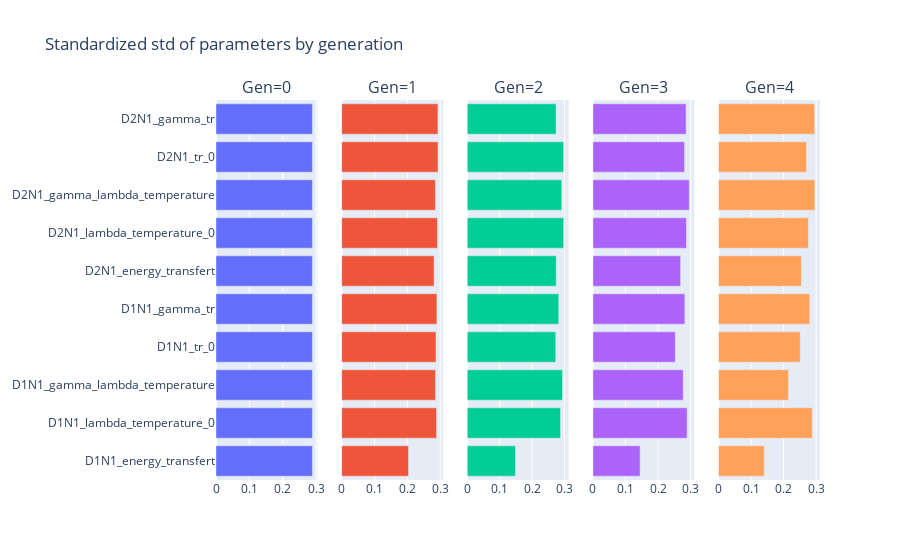

Here is the notebook cell this chart was saved with:
### Code cell
viewer.parameters_standardized_deviation()

### Figure 1 — Plotly figure (JSON) as saved in the notebook; plotly's stock layout.template omitted (floating-point values rounded to 4 significant figures)
{"data": [{"orientation": "h", "type": "bar", "x": [0.2887, 0.2887, 0.2887, 0.2887, 0.2887, 0.2887, 0.2887, 0.2887, 0.2887, 0.2887], "xaxis": "x", "y": ["D1N1_energy_transfert", "D1N1_lambda_temperature_0", "D1N1_gamma_lambda_temperature", "D1N1_tr_0", "D1N1_gamma_tr", "D2N1_energy_transfert", "D2N1_lambda_temperature_0", "D2N1_gamma_lambda_temperature", "D2N1_tr_0", "D2N1_gamma_tr"], "yaxis": "y"}, {"orientation": "h", "type": "bar", "x": [0.2035, 0.2889, 0.2857, 0.2871, 0.2898, 0.2812, 0.2915, 0.2854, 0.2933, 0.293], "xaxis": "x2", "y": ["D1N1_energy_transfert", "D1N1_lambda_temperature_0", "D1N1_gamma_lambda_temperature", "D1N1_tr_0", "D1N1_gamma_tr", "D2N1_energy_transfert", "D2N1_lambda_temperature_0", "D2N1_gamma_lambda_temperature", "D2N1_tr_0", "D2N1_gamma_tr"], "yaxis": "y2"}, {"orientation": "h", "type": "bar", "x": [0.1486, 0.2878, 0.2939, 0.2731, 0.2822, 0.2745, 0.2974, 0.2915, 0.2971, 0.2739], "xaxis": "x3", "y": ["D1N1_energy_transfert", "D1N1_lambda_temperature_0", "D1N1_gamma_lambda_temperature", "D1N1_tr_0", "D1N1_gamma_tr", "D2N1_energy_transfert", "D2N1_lambda_temperature_0", "D2N1_gamma_lambda_temperature", "D2N1_tr_0", "D2N1_gamma_tr"], "yaxis": "y3"}, {"orientation": "h", "type": "bar", "x": [0.1449, 0.2894, 0.2774, 0.2531, 0.2824, 0.2693, 0.2873, 0.296, 0.2815, 0.2862], "xaxis": "x4", "y": ["D1N1_energy_transfert", "D1N1_lambda_temperature_0", "D1N1_gamma_lambda_temperature", "D1N1_tr_0", "D1N1_gamma_tr", "D2N1_energy_transfert", "D2N1_lambda_temperature_0", "D2N1_gamma_lambda_temperature", "D2N1_tr_0", "D2N1_gamma_tr"], "yaxis": "y4"}, {"orientation": "h", "type": "bar", "x": [0.1405, 0.2883, 0.2151, 0.2511, 0.2805, 0.2548, 0.2764, 0.2965, 0.2706, 0.2958], "xaxis": "x5", "y": ["D1N1_energy_transfert", "D1N1_lambda_temperature_0", "D1N1_gamma_lambda_temperature", "D1N1_tr_0", "D1N1_gamma_tr", "D2N1_energy_transfert", "D2N1_lambda_temperature_0", "D2N1_gamma_lambda_temperature", "D2N1_tr_0", "D2N1_gamma_tr"], "yaxis": "y5"}], "layout": {"annotations": [{"font": {"size": 16}, "showarrow": false, "text": "Gen=0", "x": 0.084, "xanchor": "center", "xref": "paper", "y": 1, "yanchor": "bottom", "yref": "paper"}, {"font": {"size": 16}, "showarrow": false, "text": "Gen=1", "x": 0.292, "xanchor": "center", "xref": "paper", "y": 1, "yanchor": "bottom", "yref": "paper"}, {"font": {"size": 16}, "showarrow": false, "text": "Gen=2", "x": 0.5, "xanchor": "center", "xref": "paper", "y": 1, "yanchor": "bottom", "yref": "paper"}, {"font": {"size": 16}, "showarrow": false, "text": "Gen=3", "x": 0.708, "xanchor": "center", "xref": "paper", "y": 1, "yanchor": "bottom", "yref": "paper"}, {"font": {"size": 16}, "showarrow": false, "text": "Gen=4", "x": 0.916, "xanchor": "center", "xref": "paper", "y": 1, "yanchor": "bottom", "yref": "paper"}], "showlegend": false, "title": {"text": "Standardized std of parameters by generation"}, "xaxis": {"anchor": "y", "domain": [0, 0.168]}, "xaxis2": {"anchor": "y2", "domain": [0.208, 0.376]}, "xaxis3": {"anchor": "y3", "domain": [0.416, 0.584]}, "xaxis4": {"anchor": "y4", "domain": [0.624, 0.792]}, "xaxis5": {"anchor": "y5", "domain": [0.832, 1]}, "yaxis": {"anchor": "x", "domain": [0, 1]}, "yaxis2": {"anchor": "x2", "domain": [0, 1], "matches": "y", "showticklabels": false}, "yaxis3": {"anchor": "x3", "domain": [0, 1], "matches": "y", "showticklabels": false}, "yaxis4": {"anchor": "x4", "domain": [0, 1], "matches": "y", "showticklabels": false}, "yaxis5": {"anchor": "x5", "domain": [0, 1], "matches": "y", "showticklabels": false}}}
